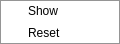
<?xml version="1.0" encoding="UTF-8"?>
<ui version="4.0">
 <class>ProfileMenu</class>
 <widget class="QMenu" name="ProfileMenu">
  <property name="title">
   <string>Profile</string>
  </property>
  <action name="actionShowProfile">
   <property name="text">
    <string>Show</string>
   </property>
  </action>
  <action name="actionResetProfile">
   <property name="text">
    <string>Reset</string>
   </property>
  </action>
  <addaction name="actionShowProfile"/>
  <addaction name="actionResetProfile"/>
 </widget>
 <resources/>
 <connections/>
</ui>
